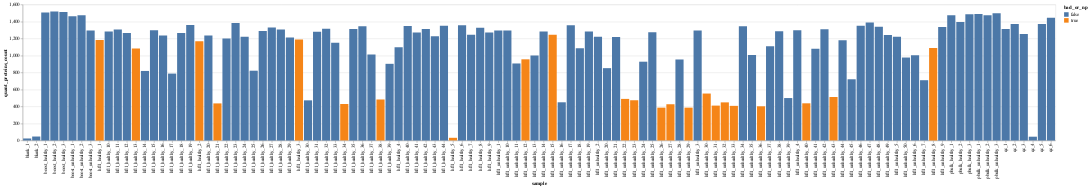

Notebook code for this chart:
### Code cell
df = oscutils.load_protein_table("mm").set_index(["sample", "bad", "np"]).notna().sum(axis=1).sort_values().to_frame().reset_index().rename(columns={0: "quant_proteins_count"})
df = df.assign(bad_or_np=df["bad"] | df["np"])
alt.Chart(df).mark_bar().encode(
    x="sample",
    y="quant_proteins_count",
    color="bad_or_np",
)

### Figure 1 — Vega-Lite specification as saved in the notebook (floating-point values rounded to 4 significant figures)
{"config": {"view": {"continuousWidth": 400, "continuousHeight": 300}}, "data": {"name": "data-fc8f914abdea9e3ccf501bf4496f2f51"}, "mark": "bar", "encoding": {"color": {"field": "bad_or_np", "type": "nominal"}, "x": {"field": "sample", "type": "nominal"}, "y": {"field": "quant_proteins_count", "type": "quantitative"}}, "$schema": "https://vega.github.io/schema/vega-lite/v4.17.0.json", "datasets": {"data-fc8f914abdea9e3ccf501bf4496f2f51": [{"sample": "blank_1", "bad": false, "np": false, "quant_proteins_count": 23, "bad_or_np": false}, {"sample": "hfl1_healthy_5", "bad": false, "np": true, "quant_proteins_count": 31, "bad_or_np": true}, {"sample": "qc_4", "bad": false, "np": false, "quant_proteins_count": 44, "bad_or_np": false}, {"sample": "blank_2", "bad": false, "np": false, "quant_proteins_count": 46, "bad_or_np": false}, {"sample": "hfl1_unhealthy_26", "bad": false, "np": true, "quant_proteins_count": 386, "bad_or_np": true}, {"sample": "hfl1_unhealthy_29", "bad": false, "np": true, "quant_proteins_count": 386, "bad_or_np": true}, {"sample": "hfl1_unhealthy_36", "bad": false, "np": true, "quant_proteins_count": 402, "bad_or_np": true}, {"sample": "hfl1_unhealthy_33", "bad": false, "np": true, "quant_proteins_count": 407, "bad_or_np": true}, {"sample": "hfl1_unhealthy_31", "bad": false, "np": true, "quant_proteins_count": 410, "bad_or_np": true}, {"sample": "hfl1_unhealthy_27", "bad": false, "np": true, "quant_proteins_count": 426, "bad_or_np": true}, {"sample": "hfl1_healthy_34", "bad": false, "np": true, "quant_proteins_count": 429, "bad_or_np": true}, {"sample": "hfl1_healthy_21", "bad": false, "np": true, "quant_proteins_count": 436, "bad_or_np": true}, {"sample": "hfl1_unhealthy_40", "bad": false, "np": true, "quant_proteins_count": 437, "bad_or_np": true}, {"sample": "hfl1_unhealthy_32", "bad": false, "np": true, "quant_proteins_count": 448, "bad_or_np": true}, {"sample": "hfl1_unhealthy_16", "bad": false, "np": false, "quant_proteins_count": 449, "bad_or_np": false}, {"sample": "hfl1_healthy_30", "bad": false, "np": false, "quant_proteins_count": 472, "bad_or_np": false}, {"sample": "hfl1_unhealthy_23", "bad": false, "np": true, "quant_proteins_count": 473, "bad_or_np": true}, {"sample": "hfl1_healthy_38", "bad": false, "np": true, "quant_proteins_count": 482, "bad_or_np": true}, {"sample": "hfl1_unhealthy_22", "bad": false, "np": true, "quant_proteins_count": 489, "bad_or_np": true}, {"sample": "hfl1_unhealthy_39", "bad": false, "np": false, "quant_proteins_count": 499, "bad_or_np": false}, {"sample": "hfl1_unhealthy_43", "bad": false, "np": true, "quant_proteins_count": 511, "bad_or_np": true}, {"sample": "hfl1_unhealthy_30", "bad": false, "np": true, "quant_proteins_count": 552, "bad_or_np": true}, {"sample": "hfl1_unhealthy_7", "bad": false, "np": false, "quant_proteins_count": 709, "bad_or_np": false}, {"sample": "hfl1_unhealthy_45", "bad": false, "np": false, "quant_proteins_count": 720, "bad_or_np": false}, {"sample": "hfl1_healthy_17", "bad": false, "np": false, "quant_proteins_count": 787, "bad_or_np": false}, {"sample": "hfl1_healthy_14", "bad": false, "np": false, "quant_proteins_count": 818, "bad_or_np": false}, {"sample": "hfl1_healthy_25", "bad": false, "np": false, "quant_proteins_count": 821, "bad_or_np": false}, {"sample": "hfl1_unhealthy_20", "bad": false, "np": false, "quant_proteins_count": 851, "bad_or_np": false}, {"sample": "hfl1_healthy_39", "bad": false, "np": false, "quant_proteins_count": 902, "bad_or_np": false}, {"sample": "hfl1_unhealthy_11", "bad": false, "np": false, "quant_proteins_count": 906, "bad_or_np": false}, {"sample": "hfl1_unhealthy_24", "bad": false, "np": false, "quant_proteins_count": 927, "bad_or_np": false}, {"sample": "hfl1_unhealthy_28", "bad": false, "np": false, "quant_proteins_count": 953, "bad_or_np": false}, {"sample": "hfl1_unhealthy_12", "bad": true, "np": false, "quant_proteins_count": 955, "bad_or_np": true}, {"sample": "hfl1_unhealthy_50", "bad": false, "np": false, "quant_proteins_count": 976, "bad_or_np": false}, {"sample": "hfl1_unhealthy_13", "bad": false, "np": false, "quant_proteins_count": 1000, "bad_or_np": false}, {"sample": "hfl1_unhealthy_6", "bad": false, "np": false, "quant_proteins_count": 1003, "bad_or_np": false}, {"sample": "hfl1_unhealthy_35", "bad": false, "np": false, "quant_proteins_count": 1006, "bad_or_np": false}, {"sample": "hfl1_healthy_37", "bad": false, "np": false, "quant_proteins_count": 1013, "bad_or_np": false}, {"sample": "hfl1_unhealthy_41", "bad": false, "np": false, "quant_proteins_count": 1078, "bad_or_np": false}, {"sample": "hfl1_healthy_13", "bad": true, "np": false, "quant_proteins_count": 1083, "bad_or_np": true}, {"sample": "hfl1_unhealthy_18", "bad": false, "np": false, "quant_proteins_count": 1086, "bad_or_np": false}, {"sample": "hfl1_unhealthy_8", "bad": true, "np": false, "quant_proteins_count": 1089, "bad_or_np": true}, {"sample": "hfl1_healthy_4", "bad": false, "np": false, "quant_proteins_count": 1097, "bad_or_np": false}, {"sample": "hfl1_unhealthy_37", "bad": false, "np": false, "quant_proteins_count": 1110, "bad_or_np": false}, {"sample": "hfl1_healthy_33", "bad": false, "np": false, "quant_proteins_count": 1149, "bad_or_np": false}, {"sample": "hfl1_healthy_2", "bad": true, "np": false, "quant_proteins_count": 1167, "bad_or_np": true}, {"sample": "hfl1_unhealthy_44", "bad": false, "np": false, "quant_proteins_count": 1178, "bad_or_np": false}, {"sample": "hfl1_healthy_1", "bad": true, "np": false, "quant_proteins_count": 1182, "bad_or_np": true}, {"sample": "hfl1_healthy_3", "bad": true, "np": false, "quant_proteins_count": 1189, "bad_or_np": true}, {"sample": "hfl1_healthy_22", "bad": false, "np": false, "quant_proteins_count": 1201, "bad_or_np": false}, {"sample": "hfl1_healthy_29", "bad": false, "np": false, "quant_proteins_count": 1212, "bad_or_np": false}, {"sample": "hfl1_unhealthy_21", "bad": false, "np": false, "quant_proteins_count": 1219, "bad_or_np": false}, {"sample": "hfl1_healthy_24", "bad": false, "np": false, "quant_proteins_count": 1220, "bad_or_np": false}, {"sample": "hfl1_unhealthy_5", "bad": false, "np": false, "quant_proteins_count": 1220, "bad_or_np": false}, {"sample": "hfl1_unhealthy_2", "bad": false, "np": false, "quant_proteins_count": 1220, "bad_or_np": false}, {"sample": "hfl1_healthy_43", "bad": false, "np": false, "quant_proteins_count": 1227, "bad_or_np": false}, {"sample": "hfl1_healthy_20", "bad": false, "np": false, "quant_proteins_count": 1235, "bad_or_np": false}, {"sample": "hfl1_healthy_16", "bad": false, "np": false, "quant_proteins_count": 1235, "bad_or_np": false}, {"sample": "hfl1_unhealthy_49", "bad": false, "np": false, "quant_proteins_count": 1240, "bad_or_np": false}, {"sample": "hfl1_healthy_7", "bad": false, "np": false, "quant_proteins_count": 1244, "bad_or_np": false}, {"sample": "hfl1_unhealthy_15", "bad": true, "np": false, "quant_proteins_count": 1245, "bad_or_np": true}, {"sample": "qc_3", "bad": false, "np": false, "quant_proteins_count": 1254, "bad_or_np": false}, {"sample": "hfl1_healthy_18", "bad": false, "np": false, "quant_proteins_count": 1265, "bad_or_np": false}, {"sample": "hfl1_healthy_12", "bad": false, "np": false, "quant_proteins_count": 1266, "bad_or_np": false}, {"sample": "hfl1_healthy_9", "bad": false, "np": false, "quant_proteins_count": 1270, "bad_or_np": false}, {"sample": "hfl1_healthy_41", "bad": false, "np": false, "quant_proteins_count": 1271, "bad_or_np": false}, {"sample": "hfl1_unhealthy_25", "bad": false, "np": false, "quant_proteins_count": 1273, "bad_or_np": false}, {"sample": "hfl1_healthy_31", "bad": false, "np": false, "quant_proteins_count": 1281, "bad_or_np": false}, {"sample": "hfl1_healthy_10", "bad": false, "np": false, "quant_proteins_count": 1282, "bad_or_np": false}, {"sample": "hfl1_unhealthy_14", "bad": false, "np": false, "quant_proteins_count": 1282, "bad_or_np": false}, {"sample": "hfl1_unhealthy_19", "bad": false, "np": false, "quant_proteins_count": 1283, "bad_or_np": false}, {"sample": "hfl1_unhealthy_38", "bad": false, "np": false, "quant_proteins_count": 1284, "bad_or_np": false}, {"sample": "hfl1_healthy_26", "bad": false, "np": false, "quant_proteins_count": 1288, "bad_or_np": false}, {"sample": "hfl1_unhealthy_10", "bad": false, "np": false, "quant_proteins_count": 1293, "bad_or_np": false}, {"sample": "boost_unhealthy_3", "bad": false, "np": false, "quant_proteins_count": 1294, "bad_or_np": false}, {"sample": "hfl1_unhealthy_3", "bad": false, "np": false, "quant_proteins_count": 1294, "bad_or_np": false}, {"sample": "hfl1_unhealthy_1", "bad": false, "np": false, "quant_proteins_count": 1295, "bad_or_np": false}, {"sample": "hfl1_unhealthy_4", "bad": false, "np": false, "quant_proteins_count": 1296, "bad_or_np": false}, {"sample": "hfl1_healthy_15", "bad": false, "np": false, "quant_proteins_count": 1298, "bad_or_np": false}, {"sample": "hfl1_healthy_11", "bad": false, "np": false, "quant_proteins_count": 1305, "bad_or_np": false}, {"sample": "hfl1_healthy_28", "bad": false, "np": false, "quant_proteins_count": 1307, "bad_or_np": false}, {"sample": "hfl1_unhealthy_42", "bad": false, "np": false, "quant_proteins_count": 1310, "bad_or_np": false}, {"sample": "hfl1_healthy_42", "bad": false, "np": false, "quant_proteins_count": 1312, "bad_or_np": false}, {"sample": "qc_1", "bad": false, "np": false, "quant_proteins_count": 1313, "bad_or_np": false}, {"sample": "hfl1_healthy_35", "bad": false, "np": false, "quant_proteins_count": 1313, "bad_or_np": false}, {"sample": "hfl1_healthy_32", "bad": false, "np": false, "quant_proteins_count": 1315, "bad_or_np": false}, {"sample": "hfl1_healthy_8", "bad": false, "np": false, "quant_proteins_count": 1326, "bad_or_np": false}, {"sample": "hfl1_healthy_27", "bad": false, "np": false, "quant_proteins_count": 1331, "bad_or_np": false}, {"sample": "hfl1_unhealthy_9", "bad": false, "np": false, "quant_proteins_count": 1335, "bad_or_np": false}, {"sample": "hfl1_unhealthy_48", "bad": false, "np": false, "quant_proteins_count": 1339, "bad_or_np": false}, {"sample": "hfl1_unhealthy_34", "bad": false, "np": false, "quant_proteins_count": 1344, "bad_or_np": false}, {"sample": "hfl1_healthy_36", "bad": false, "np": false, "quant_proteins_count": 1344, "bad_or_np": false}, {"sample": "hfl1_healthy_40", "bad": false, "np": false, "quant_proteins_count": 1347, "bad_or_np": false}, {"sample": "hfl1_unhealthy_46", "bad": false, "np": false, "quant_proteins_count": 1349, "bad_or_np": false}, {"sample": "hfl1_healthy_44", "bad": false, "np": false, "quant_proteins_count": 1350, "bad_or_np": false}, {"sample": "hfl1_healthy_6", "bad": false, "np": false, "quant_proteins_count": 1355, "bad_or_np": false}, {"sample": "hfl1_unhealthy_17", "bad": false, "np": false, "quant_proteins_count": 1357, "bad_or_np": false}, {"sample": "hfl1_healthy_19", "bad": false, "np": false, "quant_proteins_count": 1359, "bad_or_np": false}, {"sample": "qc_5", "bad": false, "np": false, "quant_proteins_count": 1371, "bad_or_np": false}, {"sample": "qc_2", "bad": false, "np": false, "quant_proteins_count": 1372, "bad_or_np": false}, {"sample": "hfl1_healthy_23", "bad": false, "np": false, "quant_proteins_count": 1383, "bad_or_np": false}, {"sample": "hfl1_unhealthy_47", "bad": false, "np": false, "quant_proteins_count": 1389, "bad_or_np": false}, {"sample": "pbulk_healthy_2", "bad": false, "np": false, "quant_proteins_count": 1395, "bad_or_np": false}, {"sample": "qc_6", "bad": false, "np": false, "quant_proteins_count": 1444, "bad_or_np": false}, {"sample": "boost_unhealthy_1", "bad": false, "np": false, "quant_proteins_count": 1461, "bad_or_np": false}, {"sample": "boost_unhealthy_2", "bad": false, "np": false, "quant_proteins_count": 1473, "bad_or_np": false}, {"sample": "pbulk_healthy_1", "bad": false, "np": false, "quant_proteins_count": 1474, "bad_or_np": false}, {"sample": "pbulk_unhealthy_2", "bad": false, "np": false, "quant_proteins_count": 1475, "bad_or_np": false}, {"sample": "pbulk_healthy_3", "bad": false, "np": false, "quant_proteins_count": 1487, "bad_or_np": false}, {"sample": "pbulk_unhealthy_1", "bad": false, "np": false, "quant_proteins_count": 1489, "bad_or_np": false}, {"sample": "pbulk_unhealthy_3", "bad": false, "np": false, "quant_proteins_count": 1498, "bad_or_np": false}, {"sample": "boost_healthy_1", "bad": false, "np": false, "quant_proteins_count": 1505, "bad_or_np": false}, {"sample": "boost_healthy_3", "bad": false, "np": false, "quant_proteins_count": 1512, "bad_or_np": false}, {"sample": "boost_healthy_2", "bad": false, "np": false, "quant_proteins_count": 1519, "bad_or_np": false}]}}
